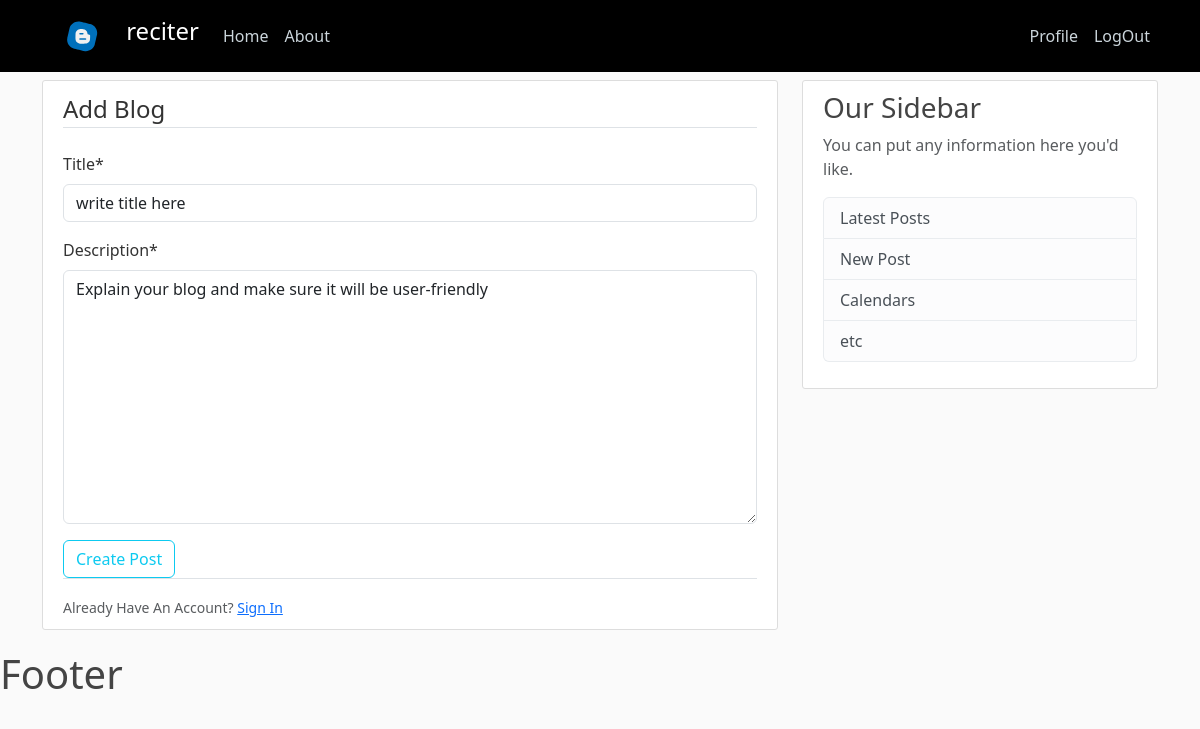
Screenshot of /post/2/update (signed in) with the database file from the repository.
### blog/models.py (models this page shows, shortened)
class PostBlog(models.Model):
    creatorName = models.CharField(max_length=50)
    blogImage = models.ImageField(default="https://d2v9ipibika81v.cloudfront.net/uploads/sites/210/Profile-Icon.png", upload_to="blog_pics")
    title = models.CharField(max_length=200)
    description = models.TextField()
    category = models.CharField(max_length=50)
    publishDate = models.DateTimeField(default=timezone.now)
    author = models.ForeignKey(User, on_delete=models.CASCADE)

### blog/views.py (the view, shortened to what this page needs)
# urls.py: path('post/<int:pk>/update', PostUpdateView.as_view(), name="postUpdate"),
class PostUpdateView(UserPassesTestMixin,UpdateView):
    model = PostBlog
    fields = ['title', 'description']
    template_name = 'blog/post_create.html'
    def test_func(self):
        post = self.get_object()
        if self.request.user == post.author:
            return True
        return False

### blog/templates/blog/post_create.html (shortened to what this page needs)
{% extends "blog/base.html" %}
{% load crispy_forms_tags %}
{% block content %}
<div class="content-section">
    <form method="POST">
        <fieldset class="form-group">
            <legend class="border-bottom mb-4">Add Blog</legend>
            {{ form |crispy  }}
        </fieldset>
        <div class="form-group">
            <button class="btn btn-outline-info" type="submit">Create Post</button>
        </div>
    </form>
    <div class="border-top pt-3">
        <small class="text-muted">
            Already Have An Account? <a class="ml-2" href="#">Sign In</a>
        </small>
    </div>
</div>
{% endblock %}

### blog/static/blog/main.css (style rules this page uses)
body { background: #fafafa; color: #333333; margin-top: 5rem; }
.content-section { background: #ffffff; padding: 10px 20px; border: 1px solid #dddddd; border-radius: 3px; margin-bottom: 20px; }

### rows the page displays
PostBlog: title "write title here", description "Explain your blog and make sure it will be user-friendly"
